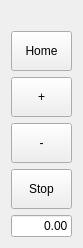
<?xml version="1.0" encoding="UTF-8"?>
<ui version="4.0">
 <class>AxisControlWidget</class>
 <widget class="QWidget" name="AxisControlWidget">
  <property name="geometry">
   <rect>
    <x>0</x>
    <y>0</y>
    <width>83</width>
    <height>247</height>
   </rect>
  </property>
  <layout class="QVBoxLayout" name="vlayout">
   <item>
    <widget class="QLabel" name="labelTitle">
     <property name="sizePolicy">
      <sizepolicy hsizetype="Minimum" vsizetype="Minimum">
       <horstretch>0</horstretch>
       <verstretch>0</verstretch>
      </sizepolicy>
     </property>
     <property name="styleSheet">
      <string notr="true"/>
     </property>
     <property name="text">
      <string>&lt;Axe Name&gt;</string>
     </property>
     <property name="alignment">
      <set>Qt::AlignCenter</set>
     </property>
    </widget>
   </item>
   <item>
    <widget class="QPushButton" name="buttonHome">
     <property name="minimumSize">
      <size>
       <width>51</width>
       <height>40</height>
      </size>
     </property>
     <property name="text">
      <string>Home</string>
     </property>
    </widget>
   </item>
   <item>
    <widget class="QPushButton" name="buttonPlus">
     <property name="minimumSize">
      <size>
       <width>51</width>
       <height>40</height>
      </size>
     </property>
     <property name="cursor">
      <cursorShape>PointingHandCursor</cursorShape>
     </property>
     <property name="text">
      <string>+</string>
     </property>
    </widget>
   </item>
   <item>
    <widget class="QPushButton" name="buttonMinus">
     <property name="minimumSize">
      <size>
       <width>51</width>
       <height>40</height>
      </size>
     </property>
     <property name="cursor">
      <cursorShape>PointingHandCursor</cursorShape>
     </property>
     <property name="text">
      <string>-</string>
     </property>
    </widget>
   </item>
   <item>
    <widget class="QPushButton" name="buttonStop">
     <property name="minimumSize">
      <size>
       <width>51</width>
       <height>40</height>
      </size>
     </property>
     <property name="text">
      <string>Stop</string>
     </property>
    </widget>
   </item>
   <item>
    <spacer name="verticalSpacer">
     <property name="orientation">
      <enum>Qt::Vertical</enum>
     </property>
     <property name="sizeHint" stdset="0">
      <size>
       <width>20</width>
       <height>40</height>
      </size>
     </property>
    </spacer>
   </item>
   <item>
    <widget class="QLineEdit" name="lineEditCounter">
     <property name="text">
      <string>0.00</string>
     </property>
     <property name="maxLength">
      <number>7</number>
     </property>
     <property name="alignment">
      <set>Qt::AlignRight|Qt::AlignTrailing|Qt::AlignVCenter</set>
     </property>
    </widget>
   </item>
  </layout>
 </widget>
 <resources/>
 <connections/>
</ui>
